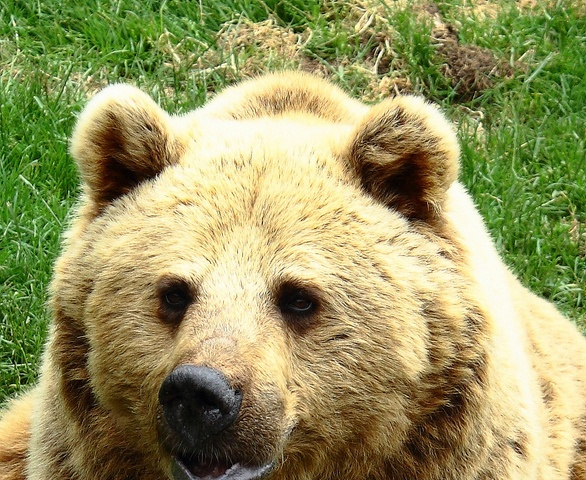
#> input picture bear.jpg, 586 x 480 px
$ jupyter execute Podstawowe_operacje_na_obrazach.ipynb
#> lines starting #> are read from the running program, lines starting #| are printed output that depends on the picture; after the words box and inside, x2 and y2 are one past the last pixel; in counts of white or black regions, pixels touching at a corner belong together
<a href="https://colab.research.google.com/github/BuberDev/Artificial-Intelligence-ComputerVision/blob/main/Podstawowe_operacje_na_obrazach.ipynb" target="_parent"></a>

[cell 1]
import cv2

[cell 2]
import numpy as np

[cell 3]
from google.colab.patches import cv2_imshow

[cell 4]
import imutils

[cell 5]
cv2.__version__

[cell 6]
img = cv2.imread('bear.jpg')
#> img is the input picture: shape (480, 586, 3); mean B, G, R 97.1, 150.2, 151.5

[cell 7]
cv2_imshow(img)

[cell 8]
img_resized = imutils.resize(image=img, height=300)
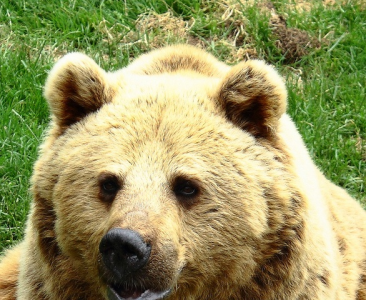
#> img_resized: shape (300, 366, 3); mean B, G, R 97.1, 150.2, 151.5

[cell 9]
cv2_imshow(img_resized)

[cell 10]
img_resized = imutils.resize(image=img, width=300)
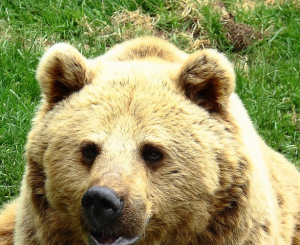
#> img_resized: shape (245, 300, 3); mean B, G, R 97.1, 150.2, 151.5
cv2_imshow(img_resized)

ROTACJA

[cell 11]
height, width = img.shape[:2]
#> height = 480; width = 586

[cell 12]
M = cv2.getRotationMatrix2D(center=(height // 2, width // 2), angle=45, scale=1)
cv2_imshow(cv2.warpAffine(src=img, M=M, dsize=(width, height)))
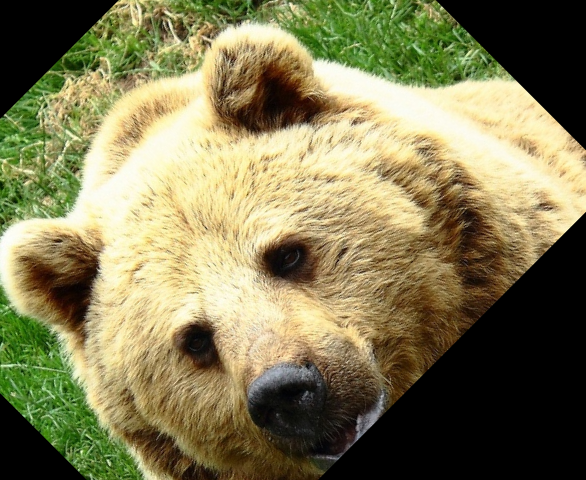
#> shown: shape (480, 586, 3); mean B, G, R 84.5, 123.5, 129.4

[cell 13]
M = cv2.getRotationMatrix2D(center=(height // 2, width // 2), angle=45, scale=0.5)
cv2_imshow(cv2.warpAffine(src=img, M=M, dsize=(width, height)))
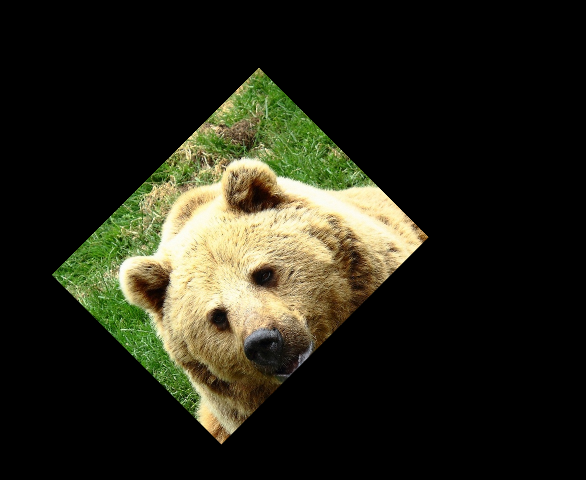
#> shown: shape (480, 586, 3); mean B, G, R 24.3, 37.6, 37.9

[cell 14]
M = cv2.getRotationMatrix2D(center=(height // 2, width // 2), angle=-45, scale=0.8)
cv2_imshow(cv2.warpAffine(src=img, M=M, dsize=(width, height)))
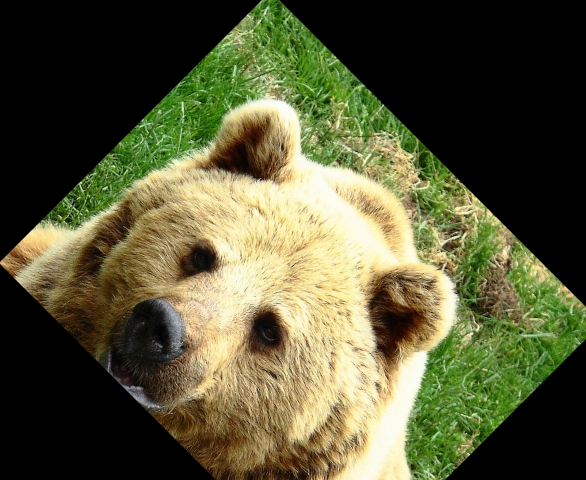
#> shown: shape (480, 586, 3); mean B, G, R 55.8, 87.4, 87.4

[cell 15]
gray = cv2.cvtColor(src=img, code=cv2.COLOR_BGR2GRAY)
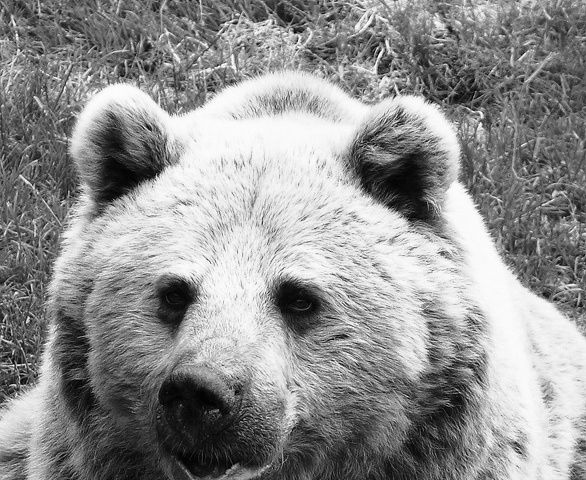
#> gray: shape (480, 586); min 0, max 255, mean 144.6
cv2_imshow(gray)

[cell 16]
cv2_imshow(cv2.threshold(src=gray, thresh=125, maxval=255, type=cv2.THRESH_BINARY)[1])
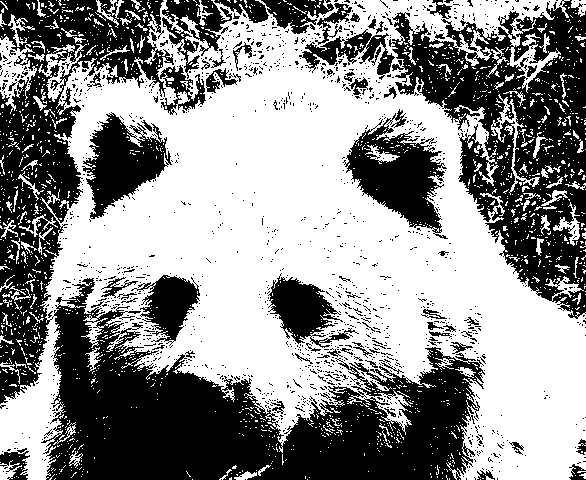
#> shown: shape (480, 586); 55.7% white; 1388 black regions (1315 under 20 px), largest, box (x1, y1, x2, y2) and area: (0, 0, 485, 480) 65957, (389, 0, 586, 319) 27716, (343, 109, 448, 239) 6003

$ run again, with view.jpg copied over bear.jpg
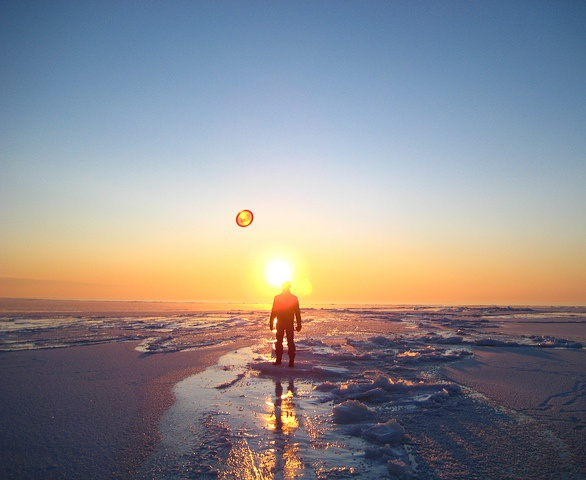
#> input picture view.jpg, 586 x 480 px
#> img is the input picture: shape (480, 586, 3); mean B, G, R 142.6, 139.7, 141.7
#> `gray = cv2.cvtColor(src=img, code=cv2.COLOR_BGR2GRAY)`:
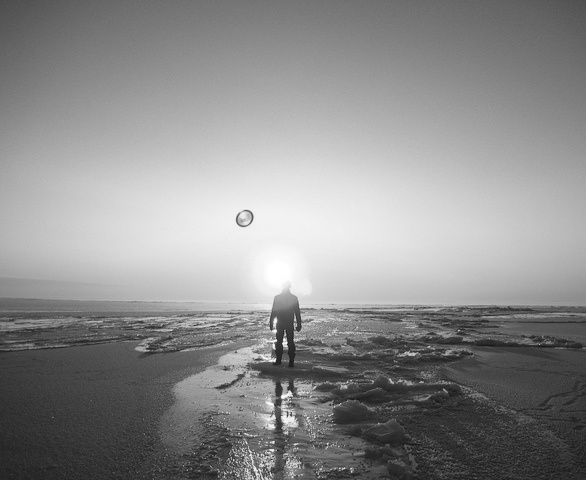
#> gray: shape (480, 586); min 12, max 255, mean 140.6
#> `cv2_imshow(cv2.threshold(src=gray, thresh=125, maxval=255, type=cv2.TH..`:
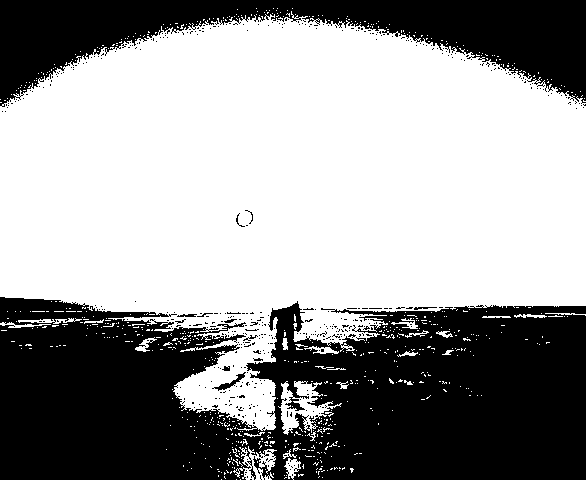
#> shown: shape (480, 586); 59.4% white; 446 black regions (434 under 20 px), largest, box (x1, y1, x2, y2) and area: (0, 297, 586, 480) 85016, (0, 0, 586, 107) 27842, (212, 372, 246, 391) 147
